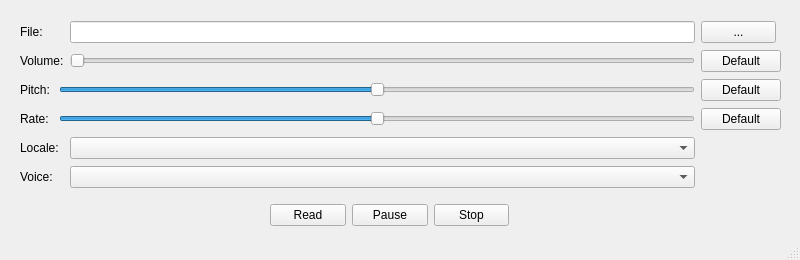
<?xml version="1.0" encoding="UTF-8"?>
<ui version="4.0">
 <class>MainWindow</class>
 <widget class="QMainWindow" name="MainWindow">
  <property name="geometry">
   <rect>
    <x>0</x>
    <y>0</y>
    <width>800</width>
    <height>260</height>
   </rect>
  </property>
  <property name="sizePolicy">
   <sizepolicy hsizetype="Fixed" vsizetype="Fixed">
    <horstretch>0</horstretch>
    <verstretch>0</verstretch>
   </sizepolicy>
  </property>
  <property name="windowTitle">
   <string>Read It Aloud</string>
  </property>
  <widget class="QWidget" name="centralwidget">
   <widget class="QWidget" name="layoutWidget">
    <property name="geometry">
     <rect>
      <x>270</x>
      <y>200</y>
      <width>239</width>
      <height>31</height>
     </rect>
    </property>
    <layout class="QHBoxLayout" name="horizontalLayout">
     <item>
      <widget class="QPushButton" name="readButton">
       <property name="text">
        <string>Read</string>
       </property>
       <attribute name="buttonGroup">
        <string notr="true">buttonGroup</string>
       </attribute>
      </widget>
     </item>
     <item>
      <widget class="QPushButton" name="pauseButton">
       <property name="text">
        <string>Pause</string>
       </property>
       <attribute name="buttonGroup">
        <string notr="true">buttonGroup</string>
       </attribute>
      </widget>
     </item>
     <item>
      <widget class="QPushButton" name="stopButton">
       <property name="text">
        <string>Stop</string>
       </property>
       <attribute name="buttonGroup">
        <string notr="true">buttonGroup</string>
       </attribute>
      </widget>
     </item>
    </layout>
   </widget>
   <widget class="QWidget" name="">
    <property name="geometry">
     <rect>
      <x>20</x>
      <y>20</y>
      <width>761</width>
      <height>172</height>
     </rect>
    </property>
    <layout class="QGridLayout" name="gridLayout">
     <item row="1" column="2">
      <widget class="QSlider" name="volumeSlider">
       <property name="minimumSize">
        <size>
         <width>84</width>
         <height>0</height>
        </size>
       </property>
       <property name="minimum">
        <number>0</number>
       </property>
       <property name="maximum">
        <number>100</number>
       </property>
       <property name="singleStep">
        <number>1</number>
       </property>
       <property name="pageStep">
        <number>10</number>
       </property>
       <property name="orientation">
        <enum>Qt::Horizontal</enum>
       </property>
      </widget>
     </item>
     <item row="1" column="3">
      <widget class="QPushButton" name="resetVolumeButton">
       <property name="text">
        <string>Default</string>
       </property>
      </widget>
     </item>
     <item row="2" column="1" colspan="2">
      <widget class="QSlider" name="pitchSlider">
       <property name="minimumSize">
        <size>
         <width>84</width>
         <height>0</height>
        </size>
       </property>
       <property name="minimum">
        <number>-100</number>
       </property>
       <property name="maximum">
        <number>100</number>
       </property>
       <property name="orientation">
        <enum>Qt::Horizontal</enum>
       </property>
      </widget>
     </item>
     <item row="3" column="3">
      <widget class="QPushButton" name="resetRateButton">
       <property name="text">
        <string>Default</string>
       </property>
      </widget>
     </item>
     <item row="0" column="3">
      <widget class="QPushButton" name="browseButton">
       <property name="maximumSize">
        <size>
         <width>75</width>
         <height>16777215</height>
        </size>
       </property>
       <property name="text">
        <string>...</string>
       </property>
      </widget>
     </item>
     <item row="4" column="0" colspan="2">
      <widget class="QLabel" name="localeLabel">
       <property name="text">
        <string>Locale:</string>
       </property>
      </widget>
     </item>
     <item row="3" column="1" colspan="2">
      <widget class="QSlider" name="rateSlider">
       <property name="minimumSize">
        <size>
         <width>84</width>
         <height>0</height>
        </size>
       </property>
       <property name="minimum">
        <number>-100</number>
       </property>
       <property name="maximum">
        <number>100</number>
       </property>
       <property name="orientation">
        <enum>Qt::Horizontal</enum>
       </property>
      </widget>
     </item>
     <item row="1" column="0" colspan="2">
      <widget class="QLabel" name="volumeLabel">
       <property name="text">
        <string>Volume:</string>
       </property>
      </widget>
     </item>
     <item row="3" column="0">
      <widget class="QLabel" name="rateLabel">
       <property name="text">
        <string>Rate:</string>
       </property>
      </widget>
     </item>
     <item row="2" column="3">
      <widget class="QPushButton" name="resetPitchButton">
       <property name="text">
        <string>Default</string>
       </property>
      </widget>
     </item>
     <item row="4" column="2">
      <widget class="QComboBox" name="localesCombo"/>
     </item>
     <item row="0" column="0">
      <widget class="QLabel" name="fileLabel">
       <property name="text">
        <string>File:</string>
       </property>
      </widget>
     </item>
     <item row="0" column="2">
      <widget class="QLineEdit" name="lineEdit">
       <property name="readOnly">
        <bool>true</bool>
       </property>
      </widget>
     </item>
     <item row="5" column="0">
      <widget class="QLabel" name="voiceLabel">
       <property name="text">
        <string>Voice:</string>
       </property>
      </widget>
     </item>
     <item row="2" column="0">
      <widget class="QLabel" name="pitchLabel">
       <property name="text">
        <string>Pitch:</string>
       </property>
      </widget>
     </item>
     <item row="5" column="2">
      <widget class="QComboBox" name="voicesCombo"/>
     </item>
    </layout>
   </widget>
  </widget>
  <widget class="QStatusBar" name="statusbar"/>
 </widget>
 <resources/>
 <connections/>
 <buttongroups>
  <buttongroup name="buttonGroup"/>
 </buttongroups>
</ui>
